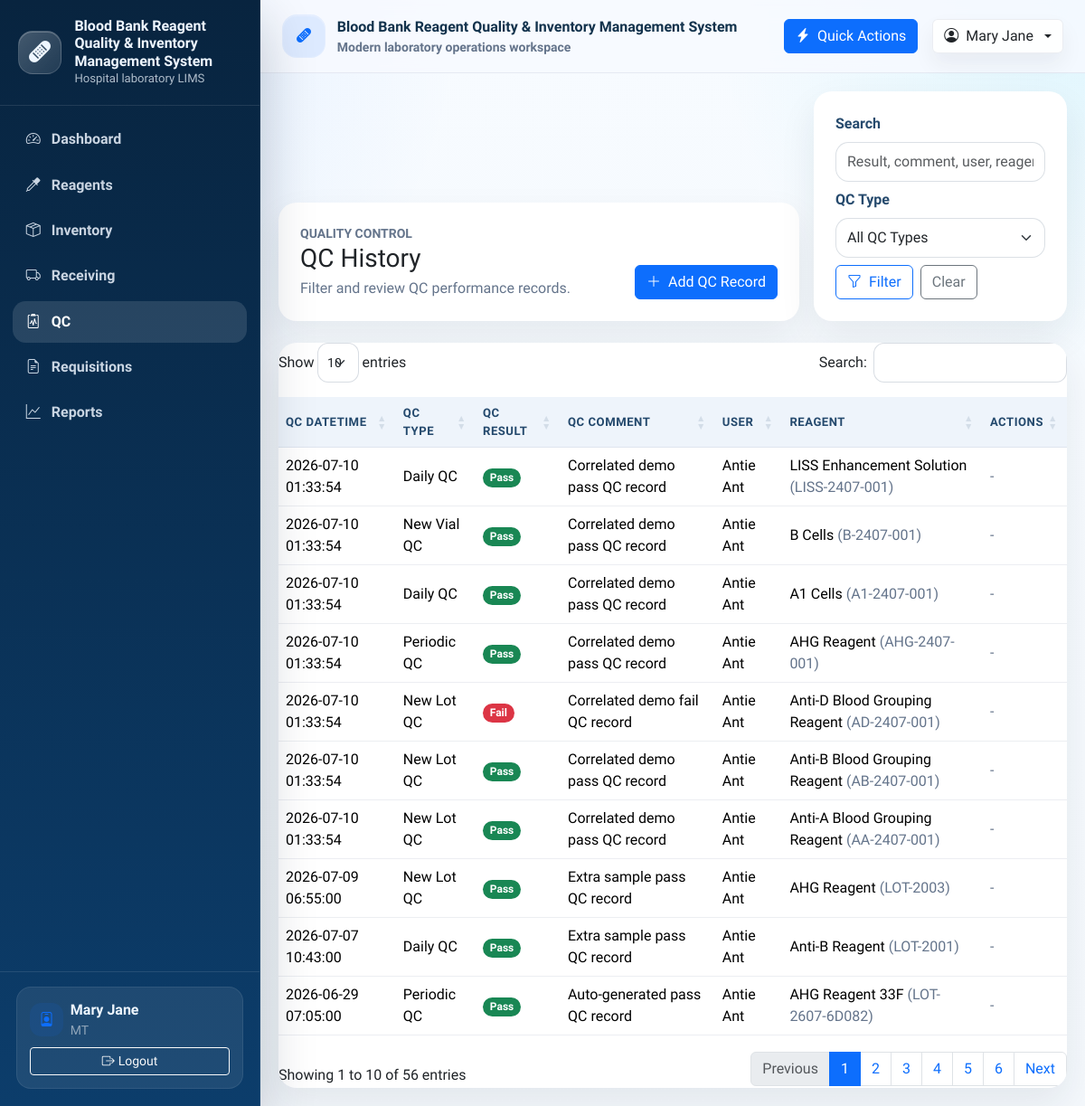
Page /qc (signed in) on the committed database.
### tables this page shows
CREATE TABLE User (
    user_id INTEGER PRIMARY KEY AUTOINCREMENT,
    username TEXT NOT NULL UNIQUE,
    password_hash TEXT NOT NULL,
    full_name TEXT NOT NULL,
    email TEXT UNIQUE,
    role TEXT NOT NULL DEFAULT 'staff',
    is_active INTEGER NOT NULL DEFAULT 1 CHECK (is_active IN (0, 1)),
    created_at TEXT NOT NULL DEFAULT CURRENT_TIMESTAMP,
    updated_at TEXT
);

CREATE TABLE QC_record (
            qc_record_id INTEGER PRIMARY KEY AUTOINCREMENT,
            inventory_id INTEGER,
            inspected_by_user_id INTEGER NOT NULL,
            qc_date TEXT NOT NULL DEFAULT CURRENT_TIMESTAMP,
            result TEXT NOT NULL,
            remarks TEXT,
            temperature_c REAL,
            pH_value REAL,
            status TEXT NOT NULL DEFAULT 'pending',
            created_at TEXT NOT NULL DEFAULT CURRENT_TIMESTAMP,
            updated_at TEXT,
            qc_datetime TEXT,
            qc_type TEXT,
            qc_result TEXT,
            qc_comment TEXT,
            user_id INTEGER,
            reagent_id INTEGER,
            FOREIGN KEY (inventory_id) REFERENCES Inventory(inventory_id)
                ON UPDATE CASCADE
                ON DELETE SET NULL,
            FOREIGN KEY (inspected_by_user_id) REFERENCES User(user_id)
                ON UPDATE CASCADE
                ON DELETE RESTRICT
        );

CREATE TABLE Reagent (
    reagent_id INTEGER PRIMARY KEY AUTOINCREMENT,
    reagent_code TEXT NOT NULL UNIQUE,
    reagent_name TEXT NOT NULL,
    supplier_id INTEGER,
    manufacturer TEXT,
    category TEXT,
    unit_of_measure TEXT NOT NULL,
    storage_condition TEXT,
    critical_level INTEGER NOT NULL DEFAULT 0,
    is_active INTEGER NOT NULL DEFAULT 1 CHECK (is_active IN (0, 1)),
    created_at TEXT NOT NULL DEFAULT CURRENT_TIMESTAMP,
    updated_at TEXT, reagent_type TEXT, lot_number TEXT, manufacturer_date TEXT, expiry_date TEXT, supplier TEXT, minimum_level REAL NOT NULL DEFAULT 0,
    FOREIGN KEY (supplier_id) REFERENCES Supplier(supplier_id)
        ON UPDATE CASCADE
        ON DELETE SET NULL
);

### controller.py (the view)
    @app.route("/qc")
    @login_required
    def qc_list():
        return view.render_qc_list(
            qc_records=model.list_qc(request.args.get("q", "").strip(), request.args.get("type", "").strip()),
            search_term=request.args.get("q", "").strip(),
            selected_type=request.args.get("type", "").strip(),
        )

### model.py (called while the page is built)
def get_db_connection():
    connection = sqlite3.connect(DATABASE_PATH)
    connection.row_factory = sqlite3.Row
    return connection

def get_logged_in_user(user_id):
    with get_db_connection() as connection:
        return connection.execute(
            "SELECT user_id, username, full_name, role FROM User WHERE user_id = ?",
            (user_id,),
        ).fetchone()

### view.py (called while the page is built)
def render_qc_list(**context):
    return render_template("qc/list.html", **context)

### templates/qc/list.html (shortened to what this page needs)
{% extends "base.html" %}
{% import "_macros.html" as ui %}
{% block content %}
<div class="row g-3 align-items-end mb-4">
  <div class="col-12 col-xl-8">
    <div class="card border-0">
      <div class="card-body p-4">
        <div class="d-flex flex-column flex-md-row justify-content-between align-items-md-end gap-3">
          <div>
            <div class="small text-uppercase text-muted fw-semibold">Quality control</div>
            <h1 class="h3 mb-1">QC History</h1>
            <p class="text-muted mb-0">Filter and review QC performance records.</p>
          </div>
          <a class="btn btn-primary" href="{{ url_for('qc_add') }}"><i class="bi bi-plus-lg me-2"></i>Add QC Record</a>
        </div>
      </div>
    </div>
  </div>
  <div class="col-12 col-xl-4">
    <div class="card border-0">
      <div class="card-body p-4">
        <form class="row g-2" method="get" action="{{ url_for('qc_list') }}">
          <div class="col-12">
            <label class="form-label fw-semibold" for="q">Search</label>
            <input type="text" class="form-control" id="q" name="q" value="{{ search_term }}" placeholder="Result, comment, user, reagent">
          </div>
          <div class="col-12">
            <label class="form-label fw-semibold" for="type">QC Type</label>
            <select class="form-select" id="type" name="type">
              <option value="">All QC Types</option>
            </select>
          </div>
          <div class="col-12 d-grid d-sm-flex gap-2">
            <button type="submit" class="btn btn-outline-primary"><i class="bi bi-funnel me-2"></i>Filter</button>
            <a class="btn btn-outline-secondary" href="{{ url_for('qc_list') }}">Clear</a>
          </div>
        </form>
      </div>
    </div>
  </div>
</div>
<div class="card border-0">
  <div class="card-body p-0 table-wrapper">
    <div class="table-responsive">
      <table class="table table-hover align-middle" data-datatable="true">
        <thead>
          <tr>
            <th>QC Datetime</th>
            <th>QC Type</th>
            <th>QC Result</th>
            <th>QC Comment</th>
            <th>User</th>
            <th>Reagent</th>
            <th>Actions</th>
          </tr>
        </thead>
        <tbody>
          {% for record in qc_records %}
            <tr>
              <td>{{ record.qc_datetime }}</td>
              <td>{{ record.qc_type }}</td>
              <td>{{ ui.status_badge(record.qc_result or 'Pending') }}</td>
              <td>{{ record.qc_comment or "-" }}</td>
              <td>{{ record.user_name or "-" }}</td>
              <td>{{ record.reagent_name or "-" }}{% if record.lot_number %} <span class="text-muted">({{ record.lot_number }})</span>{% endif %}</td>
              <td>
                {% if g.user and record.user_id == g.user.user_id %}
                  <a class="btn btn-sm btn-outline-primary" href="{{ url_for('qc_edit', qc_record_id=record.qc_record_id) }}">
                    <i class="bi bi-pencil me-1"></i>Edit
                  </a>
                {% else %}
                  <span class="text-muted">-</span>
                {% endif %}
              </td>
            </tr>
          {% else %}
            <tr>
              <td colspan="7" class="text-center text-muted py-4">No QC records found.</td>
            </tr>
          {% endfor %}
        </tbody>
      </table>
    </div>
  </div>
</div>
{% endblock %}

### templates/base.html (shortened to what this page needs)
<!doctype html>
<html lang="en">
<head>
  <link href="https://cdn.jsdelivr.net/npm/bootstrap@5.3.3/dist/css/bootstrap.min.css" rel="stylesheet">
  <link href="https://cdn.jsdelivr.net/npm/bootstrap-icons@1.11.3/font/bootstrap-icons.min.css" rel="stylesheet">
  <link href="https://cdn.datatables.net/1.13.8/css/dataTables.bootstrap5.min.css" rel="stylesheet">
  <link href="https://cdn.datatables.net/buttons/2.4.2/css/buttons.bootstrap5.min.css" rel="stylesheet">
  <link href="{{ url_for('static', filename='css/app.css') }}" rel="stylesheet">
</head>
<body class="app-shell">
  {% include "navbar.html" %}
  <div class="app-main">
    <header class="topbar">
      <div class="topbar-inner container-fluid py-3 px-3 px-lg-4 d-flex align-items-center justify-content-between gap-3">
        <div class="d-flex align-items-center gap-3 min-w-0">
          <div class="topbar-title min-w-0">
            <div class="brand-mark bg-soft-primary">
              <i class="bi bi-bandaid-fill"></i>
            </div>
            <div class="min-w-0">
              <div class="text-truncate">Blood Bank Reagent Quality & Inventory Management System</div>
              <div class="small text-muted">Modern laboratory operations workspace</div>
            </div>
          </div>
        </div>
        <div class="d-flex align-items-center gap-2 gap-lg-3">
          {% if g.user %}
            <button class="btn btn-primary d-none d-md-inline-flex align-items-center gap-2" data-bs-toggle="modal" data-bs-target="#quickActionsModal">
              <i class="bi bi-lightning-charge-fill"></i>
              Quick Actions
            </button>
            <div class="dropdown">
              <button class="btn user-chip dropdown-toggle d-flex align-items-center gap-2" data-bs-toggle="dropdown" aria-expanded="false">
                <i class="bi bi-person-circle"></i>
                <span class="d-none d-md-inline">{{ g.user.full_name or g.user.username }}</span>
              </button>
            </div>
          {% else %}
            <a class="btn btn-outline-primary" href="{{ url_for('login') }}">
              <i class="bi bi-box-arrow-in-right me-1"></i>Login
            </a>
          {% endif %}
        </div>
      </div>
    </header>
    <main class="content">
      {% block content %}{% endblock %}
    </main>
  </div>
  <div class="toast-container position-fixed top-0 end-0 p-3">
  </div>
</body>
</html>

### templates/_macros.html (shortened to what this page needs)
{% macro status_badge(text) -%}
{% set value = (text or "")|trim|lower %}
{% if not value %}
  {% set badge = "status-neutral" %}
{% elif "pass" in value or "active" in value or "available" in value or "approved" in value or "completed" in value or "fulfilled" in value or "success" in value %}
  {% set badge = "status-success" %}
{% elif "pending" in value or "near expiry" in value or "draft" in value or "submitted" in value or "warning" in value %}
  {% set badge = "status-warning" %}
{% elif "low stock" in value or value == "low" or "near" in value or "expiring" in value %}
  {% set badge = "status-low" %}
{% elif "fail" in value or "expired" in value or "rejected" in value or "inactive" in value %}
  {% set badge = "status-danger" %}
{% else %}
  {% set badge = "status-neutral" %}
{% endif %}
<span class="badge rounded-pill {{ badge }}">{{ text }}</span>
{%- endmacro %}

### templates/navbar.html (shortened to what this page needs)
{% set nav_items = [
  ('dashboard', 'Dashboard', 'bi-speedometer2', 'dashboard'),
  ('reagent_list', 'Reagents', 'bi-eyedropper', 'reagent'),
  ('inventory_list', 'Inventory', 'bi-box-seam', 'inventory'),
  ('receiving_list', 'Receiving', 'bi-truck', 'receiving'),
  ('qc_list', 'QC', 'bi-clipboard2-pulse', 'qc'),
  ('request_history', 'Requisitions', 'bi-file-earmark-text', 'request'),
  ('audit_log', 'Audit Log', 'bi-journal-text', 'audit'),
  ('reports', 'Reports', 'bi-graph-up', 'reports'),
] %}
<aside class="sidebar d-none d-lg-flex">
  <div class="sidebar-brand">
    <div class="brand-mark">
      <i class="bi bi-bandaid-fill fs-4"></i>
    </div>
    <div>
      <div class="brand-title">Blood Bank Reagent Quality & Inventory Management System</div>
      <div class="brand-subtitle">Hospital laboratory LIMS</div>
    </div>
  </div>
  <nav class="sidebar-nav nav flex-column">
    <a class="nav-link {% if request.endpoint == 'dashboard' %}active{% endif %}" href="{{ url_for('dashboard') }}">
      <i class="bi bi-speedometer2"></i>
      <span>Dashboard</span>
    </a>
    {% if g.user %}
      {% for endpoint, label, icon, token in nav_items[1:] %}
        {% if endpoint != 'audit_log' or g.user.role in ['SUP', 'ADM'] %}
        <a class="nav-link {% if token in (request.endpoint or '') %}active{% endif %}" href="{{ url_for(endpoint) }}">
          <i class="bi {{ icon }}"></i>
          <span>{{ label }}</span>
        </a>
        {% endif %}
      {% endfor %}
    {% else %}
      <a class="nav-link {% if request.endpoint == 'login' %}active{% endif %}" href="{{ url_for('login') }}">
        <i class="bi bi-box-arrow-in-right"></i>
        <span>Login</span>
      </a>
    {% endif %}
  </nav>
  <div class="sidebar-footer">
    {% if g.user %}
      <div class="sidebar-user">
        <div class="d-flex align-items-center gap-2 mb-2">
          <div class="activity-dot bg-soft-primary">
            <i class="bi bi-person-badge"></i>
          </div>
          <div class="min-w-0">
            <div class="fw-semibold text-truncate">{{ g.user.full_name or g.user.username }}</div>
            <div class="small text-white-50 text-uppercase">{{ g.user.role or 'staff' }}</div>
          </div>
        </div>
        <a class="btn btn-outline-light btn-sm w-100" href="{{ url_for('logout') }}">
          <i class="bi bi-box-arrow-right me-1"></i>Logout
        </a>
      </div>
    {% else %}
      <div class="small text-white-50">
        Public dashboard access is available. Sign in to manage records.
      </div>
    {% endif %}
  </div>
</aside>

### static/css/app.css (style rules this page uses)
:root { --app-sidebar-width: 18rem; --app-bg: #f4f8fc; --app-surface: rgba(255, 255, 255, 0.92); --app-border: rgba(148, 163, 184, 0.18); --app-primary: #0d6efd; --app-primary-deep: #0b4fb3; --app-muted: #64748b; --app-success: #198754; --app-warning: #f0ad4e; --app-danger: #dc3545; --app-low: #fd7e14; --app-neutral: #6c757d; }
html, body { min-height: 100%; }
body { background: radial-gradient(circle at top left, rgba(13, 110, 253, 0.10), transparent 30%), radial-gradient(circle at top right, rgba(13, 202, 240, 0.10), transparent 24%), linear-gradient(180deg, #f7fbff 0%, var(--app-bg) 100%); color: #18324b; font-family: "Source Sans 3", "Segoe UI", "Helvetica Neue", sans-serif; }
.app-shell { min-height: 100vh; }
.sidebar { position: fixed; inset: 0 auto 0 0; width: var(--app-sidebar-width); background: linear-gradient(180deg, #08243f 0%, #0c3d6b 100%); color: #eef6ff; border-right: 1px solid rgba(255, 255, 255, 0.08); box-shadow: 0 24px 56px rgba(11, 31, 54, 0.24); z-index: 1030; display: flex; flex-direction: column; }
.sidebar-brand { display: flex; gap: 0.9rem; align-items: center; padding: 1.2rem 1.25rem; border-bottom: 1px solid rgba(255, 255, 255, 0.1); }
.brand-mark { width: 3rem; height: 3rem; border-radius: 1rem; display: grid; place-items: center; background: linear-gradient(135deg, rgba(255, 255, 255, 0.24), rgba(255, 255, 255, 0.10)); border: 1px solid rgba(255, 255, 255, 0.14); box-shadow: inset 0 1px 0 rgba(255, 255, 255, 0.24); flex: 0 0 auto; }
.brand-title { font-size: 1rem; line-height: 1.2; font-weight: 800; }
.brand-subtitle { font-size: 0.82rem; color: rgba(238, 246, 255, 0.72); }
.sidebar-nav { padding: 0.9rem; gap: 0.25rem; overflow-y: auto; }
.sidebar-nav .nav-link { color: rgba(238, 246, 255, 0.84); border-radius: 0.9rem; padding: 0.7rem 0.9rem; display: flex; align-items: center; gap: 0.75rem; font-weight: 600; }
.sidebar-nav .nav-link:hover, .sidebar-nav .nav-link.active { background: rgba(255, 255, 255, 0.12); color: #fff; }
.sidebar-footer { padding: 1rem 1.1rem 1.2rem; margin-top: auto; border-top: 1px solid rgba(255, 255, 255, 0.1); }
.sidebar-user { background: rgba(255, 255, 255, 0.08); border: 1px solid rgba(255, 255, 255, 0.08); border-radius: 1rem; padding: 0.85rem 0.9rem; }
.app-main { min-height: 100vh; }
@media (min-width: 992px) { .app-main { margin-left: var(--app-sidebar-width); } }
.topbar { position: sticky; top: 0; z-index: 1020; backdrop-filter: blur(14px); background: rgba(247, 250, 255, 0.84); border-bottom: 1px solid var(--app-border); }
.topbar-inner { min-height: 4.75rem; }
.topbar-title { display: flex; align-items: center; gap: 0.8rem; font-weight: 800; color: #12324c; }
.topbar-badge, .user-chip { border: 1px solid var(--app-border); background: rgba(255, 255, 255, 0.86); box-shadow: 0 12px 24px rgba(16, 24, 40, 0.06); }
.content { padding: 1.25rem; }
.card, .table, .modal-content, .offcanvas { border-color: var(--app-border); }
.card { box-shadow: 0 18px 40px rgba(20, 32, 52, 0.08); border-radius: 1.25rem; overflow: hidden; }
.bg-soft-primary { background: rgba(13, 110, 253, 0.10); color: var(--app-primary); }
.status-success { background: var(--app-success); }
.status-danger { background: var(--app-danger); }
.table-wrapper { padding: 0; }
.table { margin-bottom: 0; }
.table thead th { background: #eef4fb; color: #24496d; font-size: 0.82rem; text-transform: uppercase; letter-spacing: 0.04em; border-bottom: 1px solid rgba(148, 163, 184, 0.18); }
.table td, .table th { vertical-align: middle; }
.form-label { color: #264a6d; }
.form-control, .form-select { border-radius: 0.9rem; border-color: rgba(117, 134, 154, 0.26); min-height: 2.75rem; }
.breadcrumb, .text-muted { color: var(--app-muted) !important; }
.toast-container { z-index: 1090; }
.activity-dot { width: 2.3rem; height: 2.3rem; border-radius: 0.8rem; display: grid; place-items: center; }

### rows in the picture
User: user "Mary Jane", user "MT"
QC_record: qc_datetime "2026-07-10 01:33:54", qc_type "Daily QC", qc_result "Pass", qc_comment "Correlated demo pass QC record", full_name "Antie Ant", reagent_name "LISS Enhancement Solution", lot_number "LISS-2407-001"
QC_record: qc_datetime "2026-07-10 01:33:54", qc_type "New Vial QC", qc_result "Pass", qc_comment "Correlated demo pass QC record", full_name "Antie Ant", reagent_name "B Cells", lot_number "B-2407-001"
QC_record: qc_datetime "2026-07-10 01:33:54", qc_type "Daily QC", qc_result "Pass", qc_comment "Correlated demo pass QC record", full_name "Antie Ant", reagent_name "A1 Cells", lot_number "A1-2407-001"
QC_record: qc_datetime "2026-07-10 01:33:54", qc_type "Periodic QC", qc_result "Pass", qc_comment "Correlated demo pass QC record", full_name "Antie Ant", reagent_name "AHG Reagent", lot_number "AHG-2407-001"
QC_record: qc_datetime "2026-07-10 01:33:54", qc_type "New Lot QC", qc_result "Fail", qc_comment "Correlated demo fail QC record", full_name "Antie Ant", reagent_name "Anti-D Blood Grouping Reagent", lot_number "AD-2407-001"
QC_record: qc_datetime "2026-07-10 01:33:54", qc_type "New Lot QC", qc_result "Pass", qc_comment "Correlated demo pass QC record", full_name "Antie Ant", reagent_name "Anti-B Blood Grouping Reagent", lot_number "AB-2407-001"
QC_record: qc_datetime "2026-07-10 01:33:54", qc_type "New Lot QC", qc_result "Pass", qc_comment "Correlated demo pass QC record", full_name "Antie Ant", reagent_name "Anti-A Blood Grouping Reagent", lot_number "AA-2407-001"
QC_record: qc_datetime "2026-07-09 06:55:00", qc_type "New Lot QC", qc_result "Pass", qc_comment "Extra sample pass QC record", full_name "Antie Ant", reagent_name "AHG Reagent", lot_number "LOT-2003"
QC_record: qc_datetime "2026-07-07 10:43:00", qc_type "Daily QC", qc_result "Pass", qc_comment "Extra sample pass QC record", full_name "Antie Ant", reagent_name "Anti-B Reagent", lot_number "LOT-2001"
QC_record: qc_datetime "2026-06-29 07:05:00", qc_type "Periodic QC", qc_result "Pass", qc_comment "Auto-generated pass QC record", full_name "Antie Ant", reagent_name "AHG Reagent 33F", lot_number "LOT-2607-6D082"

### other values in the picture
{{ label }} "Reagents" "Inventory" "Receiving" "QC" "Requisitions" "Reports"
